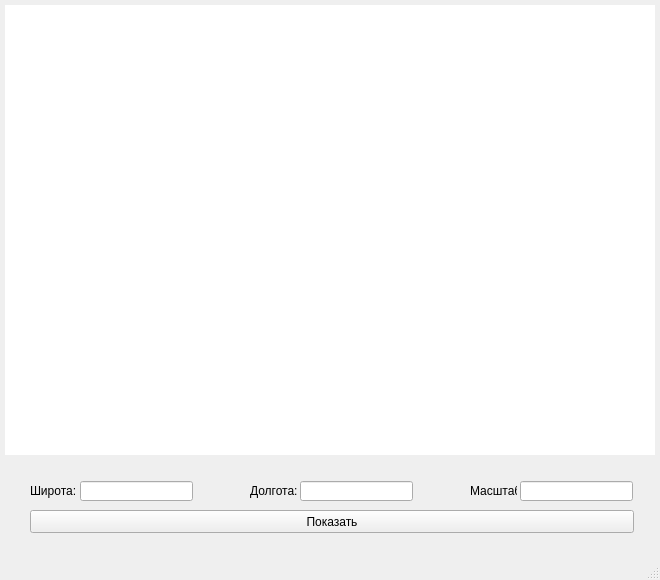
<?xml version="1.0" encoding="UTF-8"?>
<ui version="4.0">
 <class>MainWindow</class>
 <widget class="QMainWindow" name="MainWindow">
  <property name="geometry">
   <rect>
    <x>0</x>
    <y>0</y>
    <width>660</width>
    <height>580</height>
   </rect>
  </property>
  <property name="windowTitle">
   <string>Yandex API Desktop</string>
  </property>
  <widget class="QWidget" name="centralwidget">
   <widget class="QLabel" name="map_image">
    <property name="geometry">
     <rect>
      <x>5</x>
      <y>5</y>
      <width>650</width>
      <height>450</height>
     </rect>
    </property>
    <property name="styleSheet">
     <string notr="true">background:white</string>
    </property>
    <property name="text">
     <string/>
    </property>
   </widget>
   <widget class="QLabel" name="shirota_text">
    <property name="geometry">
     <rect>
      <x>30</x>
      <y>480</y>
      <width>47</width>
      <height>21</height>
     </rect>
    </property>
    <property name="text">
     <string>Широта:</string>
    </property>
   </widget>
   <widget class="QLineEdit" name="shirota_input">
    <property name="geometry">
     <rect>
      <x>80</x>
      <y>481</y>
      <width>113</width>
      <height>20</height>
     </rect>
    </property>
   </widget>
   <widget class="QLineEdit" name="dolgota_input">
    <property name="geometry">
     <rect>
      <x>300</x>
      <y>481</y>
      <width>113</width>
      <height>20</height>
     </rect>
    </property>
   </widget>
   <widget class="QLabel" name="dolgota_text">
    <property name="geometry">
     <rect>
      <x>250</x>
      <y>480</y>
      <width>47</width>
      <height>21</height>
     </rect>
    </property>
    <property name="text">
     <string>Долгота:</string>
    </property>
   </widget>
   <widget class="QLineEdit" name="scale_input">
    <property name="geometry">
     <rect>
      <x>520</x>
      <y>481</y>
      <width>113</width>
      <height>20</height>
     </rect>
    </property>
   </widget>
   <widget class="QLabel" name="scale_text">
    <property name="geometry">
     <rect>
      <x>470</x>
      <y>480</y>
      <width>47</width>
      <height>21</height>
     </rect>
    </property>
    <property name="text">
     <string>Масштаб:</string>
    </property>
   </widget>
   <widget class="QPushButton" name="show_button">
    <property name="geometry">
     <rect>
      <x>30</x>
      <y>510</y>
      <width>604</width>
      <height>23</height>
     </rect>
    </property>
    <property name="text">
     <string>Показать</string>
    </property>
   </widget>
  </widget>
  <widget class="QMenuBar" name="menubar">
   <property name="geometry">
    <rect>
     <x>0</x>
     <y>0</y>
     <width>660</width>
     <height>21</height>
    </rect>
   </property>
  </widget>
  <widget class="QStatusBar" name="statusbar"/>
 </widget>
 <resources/>
 <connections/>
</ui>
